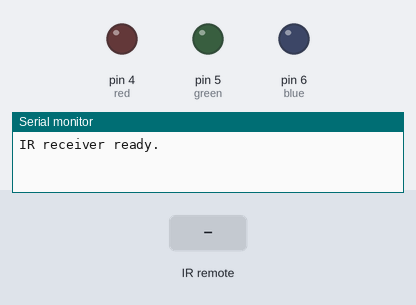
The sketch below on a simulated Arduino Uno, built with avr-gcc and run on an emulated ATmega328P. Shown: output pins drawn as LEDs (lit = HIGH), the last lines printed to the serial monitor. The inputs (shaded band) are chosen by the test bench.

Above: at 1.2 s.
1.3 s: infrared code 0xFF30CF received
At 2.5 s:
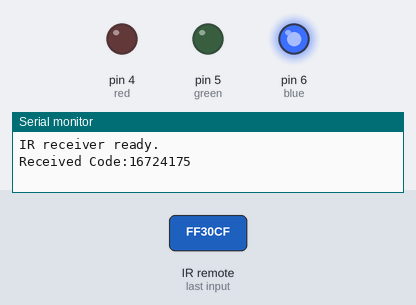
2.8 s: infrared code 0xFF7A85 received
At 4.3 s:
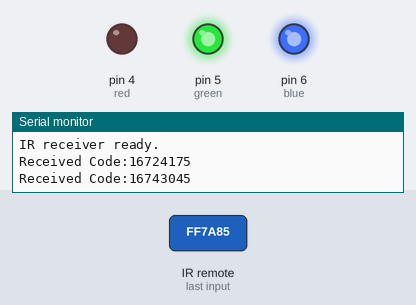
4.8 s: infrared code 0xFF10EF received
At 5.4 s:
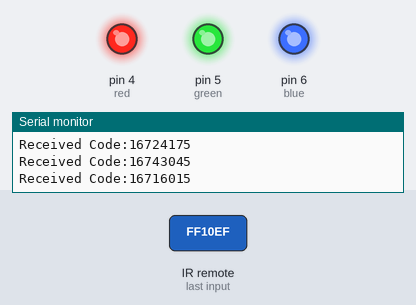
Timing chart, 0 to 7.8 s (numbered marks = the images above; inputs shaded):
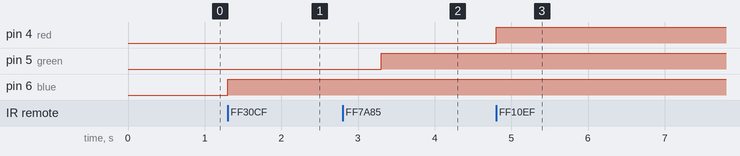

The sketch:

ntrolling_leds_using_ir_remote_and_arduino_uno_on_tinkercad1.ino
```cpp
// C++ code
//


#include<IRremote.h>

int ir_pin = 12;
int blue=6;
int green=5;
int red = 4;


IRrecv recv(ir_pin);
decode_results results;


void setup() {
  pinMode(blue, OUTPUT);
  pinMode(red, OUTPUT);
  pinMode(green, OUTPUT);
  Serial.begin(9600);
  recv.enableIRIn();
  Serial.println("IR receiver ready.");
}

void loop() {

  if (recv.decode(&results)){
    Serial.print("Received Code:");
    Serial.println(results.value,DEC);
    recv.resume();
  }

  if (results.value == 16724175 ){
    digitalWrite(blue, HIGH);;
    delay(1000);
  }
  else if (results.value == 16718055 ){
    digitalWrite(blue, HIGH);;
  }
  else if (results.value == 16743045){
    digitalWrite(green, HIGH);
  }
  else if (results.value == 16716015){
    digitalWrite(red, HIGH);
  }

}
```

Measured:
- after the input at 1.3 s, pin 6 (blue): LOW → HIGH at once
- after the input at 2.8 s, pin 5 (green): LOW → HIGH after 0.50 s
- after the input at 4.8 s, pin 4 (red): LOW → HIGH at once
